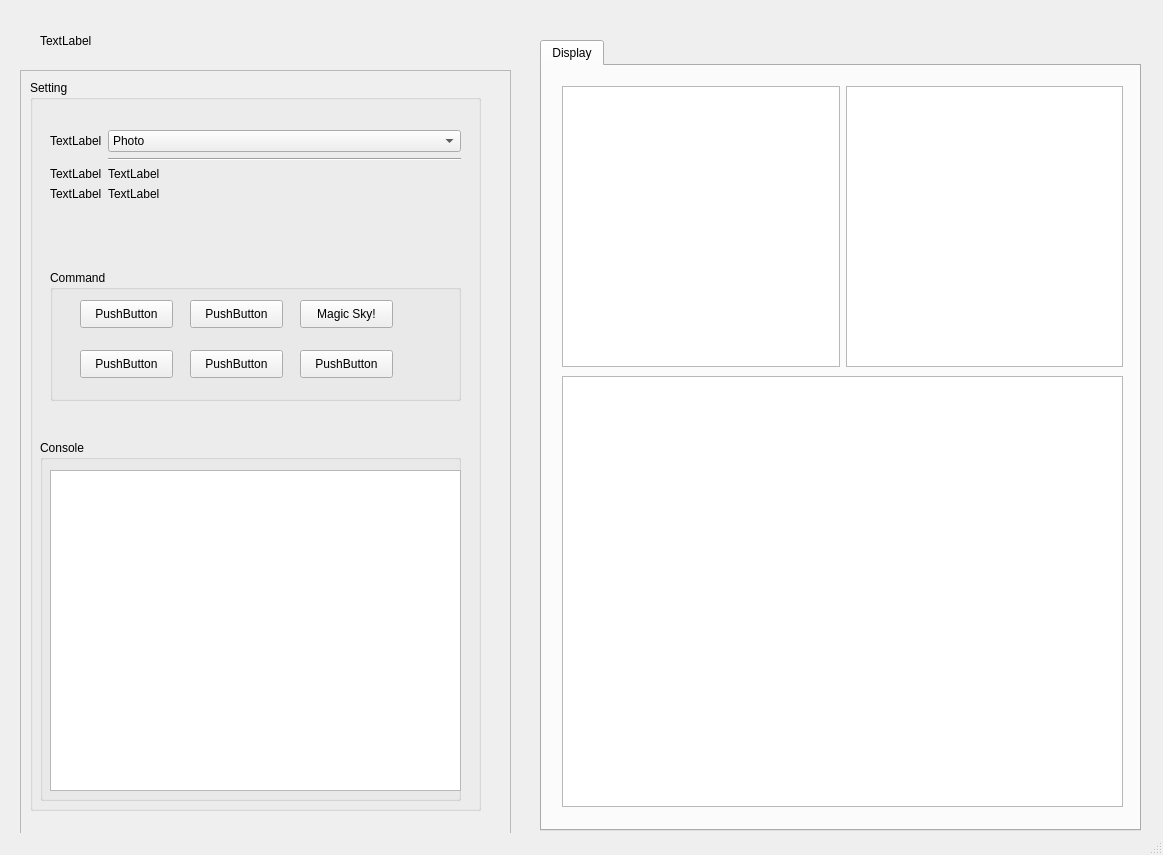
<?xml version="1.0" encoding="UTF-8"?>
<ui version="4.0">
 <class>MainWindow</class>
 <widget class="QMainWindow" name="MainWindow">
  <property name="geometry">
   <rect>
    <x>0</x>
    <y>0</y>
    <width>1163</width>
    <height>855</height>
   </rect>
  </property>
  <property name="windowTitle">
   <string>Magic Sky (V0.1)</string>
  </property>
  <widget class="QWidget" name="centralwidget">
   <widget class="QTabWidget" name="tabWidget">
    <property name="geometry">
     <rect>
      <x>540</x>
      <y>40</y>
      <width>601</width>
      <height>791</height>
     </rect>
    </property>
    <property name="currentIndex">
     <number>0</number>
    </property>
    <widget class="QWidget" name="tap">
     <property name="contextMenuPolicy">
      <enum>Qt::CustomContextMenu</enum>
     </property>
     <attribute name="title">
      <string>Display</string>
     </attribute>
     <widget class="QWidget" name="horizontalLayoutWidget">
      <property name="geometry">
       <rect>
        <x>20</x>
        <y>20</y>
        <width>561</width>
        <height>281</height>
       </rect>
      </property>
      <layout class="QHBoxLayout" name="horizontalLayout">
       <item>
        <widget class="QGraphicsView" name="graphicsView"/>
       </item>
       <item>
        <widget class="QGraphicsView" name="graphicsView_2"/>
       </item>
      </layout>
     </widget>
     <widget class="QGraphicsView" name="graphicsView_3">
      <property name="geometry">
       <rect>
        <x>20</x>
        <y>310</y>
        <width>561</width>
        <height>431</height>
       </rect>
      </property>
     </widget>
    </widget>
   </widget>
   <widget class="QFrame" name="frame">
    <property name="geometry">
     <rect>
      <x>20</x>
      <y>70</y>
      <width>491</width>
      <height>771</height>
     </rect>
    </property>
    <property name="frameShape">
     <enum>QFrame::StyledPanel</enum>
    </property>
    <property name="frameShadow">
     <enum>QFrame::Raised</enum>
    </property>
    <widget class="QWidget" name="verticalLayoutWidget">
     <property name="geometry">
      <rect>
       <x>10</x>
       <y>10</y>
       <width>451</width>
       <height>731</height>
      </rect>
     </property>
     <layout class="QVBoxLayout" name="verticalLayout">
      <item>
       <widget class="QGroupBox" name="groupBox">
        <property name="title">
         <string>Setting</string>
        </property>
        <widget class="QGroupBox" name="groupBox_3">
         <property name="geometry">
          <rect>
           <x>10</x>
           <y>360</y>
           <width>421</width>
           <height>361</height>
          </rect>
         </property>
         <property name="title">
          <string>Console</string>
         </property>
         <widget class="QTextBrowser" name="textBrowser">
          <property name="geometry">
           <rect>
            <x>10</x>
            <y>30</y>
            <width>411</width>
            <height>321</height>
           </rect>
          </property>
         </widget>
        </widget>
        <widget class="QGroupBox" name="groupBox_2">
         <property name="geometry">
          <rect>
           <x>20</x>
           <y>190</y>
           <width>411</width>
           <height>131</height>
          </rect>
         </property>
         <property name="title">
          <string>Command</string>
         </property>
         <widget class="QPushButton" name="skyrpl">
          <property name="geometry">
           <rect>
            <x>250</x>
            <y>30</y>
            <width>93</width>
            <height>28</height>
           </rect>
          </property>
          <property name="text">
           <string>Magic Sky!</string>
          </property>
         </widget>
         <widget class="QPushButton" name="pushButton">
          <property name="geometry">
           <rect>
            <x>30</x>
            <y>30</y>
            <width>93</width>
            <height>28</height>
           </rect>
          </property>
          <property name="text">
           <string>PushButton</string>
          </property>
         </widget>
         <widget class="QPushButton" name="pushButton_2">
          <property name="geometry">
           <rect>
            <x>140</x>
            <y>30</y>
            <width>93</width>
            <height>28</height>
           </rect>
          </property>
          <property name="text">
           <string>PushButton</string>
          </property>
         </widget>
         <widget class="QPushButton" name="pushButton_3">
          <property name="geometry">
           <rect>
            <x>30</x>
            <y>80</y>
            <width>93</width>
            <height>28</height>
           </rect>
          </property>
          <property name="text">
           <string>PushButton</string>
          </property>
         </widget>
         <widget class="QPushButton" name="pushButton_4">
          <property name="geometry">
           <rect>
            <x>140</x>
            <y>80</y>
            <width>93</width>
            <height>28</height>
           </rect>
          </property>
          <property name="text">
           <string>PushButton</string>
          </property>
         </widget>
         <widget class="QPushButton" name="pushButton_5">
          <property name="geometry">
           <rect>
            <x>250</x>
            <y>80</y>
            <width>93</width>
            <height>28</height>
           </rect>
          </property>
          <property name="text">
           <string>PushButton</string>
          </property>
         </widget>
        </widget>
        <widget class="QWidget" name="formLayoutWidget">
         <property name="geometry">
          <rect>
           <x>20</x>
           <y>50</y>
           <width>411</width>
           <height>111</height>
          </rect>
         </property>
         <layout class="QFormLayout" name="formLayout">
          <item row="0" column="0">
           <widget class="QLabel" name="label">
            <property name="text">
             <string>TextLabel</string>
            </property>
           </widget>
          </item>
          <item row="1" column="0">
           <widget class="Line" name="line">
            <property name="orientation">
             <enum>Qt::Horizontal</enum>
            </property>
           </widget>
          </item>
          <item row="1" column="1">
           <widget class="Line" name="line_2">
            <property name="orientation">
             <enum>Qt::Horizontal</enum>
            </property>
           </widget>
          </item>
          <item row="3" column="0">
           <widget class="QLabel" name="label_2">
            <property name="text">
             <string>TextLabel</string>
            </property>
           </widget>
          </item>
          <item row="3" column="1">
           <widget class="QLabel" name="label_5">
            <property name="text">
             <string>TextLabel</string>
            </property>
           </widget>
          </item>
          <item row="4" column="0">
           <widget class="QLabel" name="label_3">
            <property name="text">
             <string>TextLabel</string>
            </property>
           </widget>
          </item>
          <item row="4" column="1">
           <widget class="QLabel" name="label_6">
            <property name="text">
             <string>TextLabel</string>
            </property>
           </widget>
          </item>
          <item row="0" column="1">
           <widget class="QComboBox" name="comboBox">
            <property name="sizeAdjustPolicy">
             <enum>QComboBox::AdjustToMinimumContentsLength</enum>
            </property>
            <item>
             <property name="text">
              <string>Photo</string>
             </property>
            </item>
            <item>
             <property name="text">
              <string>Video</string>
             </property>
            </item>
           </widget>
          </item>
         </layout>
        </widget>
       </widget>
      </item>
     </layout>
    </widget>
   </widget>
   <widget class="QLabel" name="label_4">
    <property name="geometry">
     <rect>
      <x>40</x>
      <y>30</y>
      <width>471</width>
      <height>21</height>
     </rect>
    </property>
    <property name="text">
     <string>TextLabel</string>
    </property>
   </widget>
  </widget>
  <widget class="QStatusBar" name="statusbar"/>
  <action name="actionSource_Image">
   <property name="text">
    <string>Source Picture</string>
   </property>
  </action>
  <action name="actionTarget_Sky">
   <property name="text">
    <string>Target Sky</string>
   </property>
  </action>
  <action name="actionLoad_Source_video">
   <property name="text">
    <string>Source video</string>
   </property>
  </action>
  <action name="actionLoad_Target_Sky">
   <property name="text">
    <string>Target Sky</string>
   </property>
  </action>
 </widget>
 <resources/>
 <connections/>
</ui>
